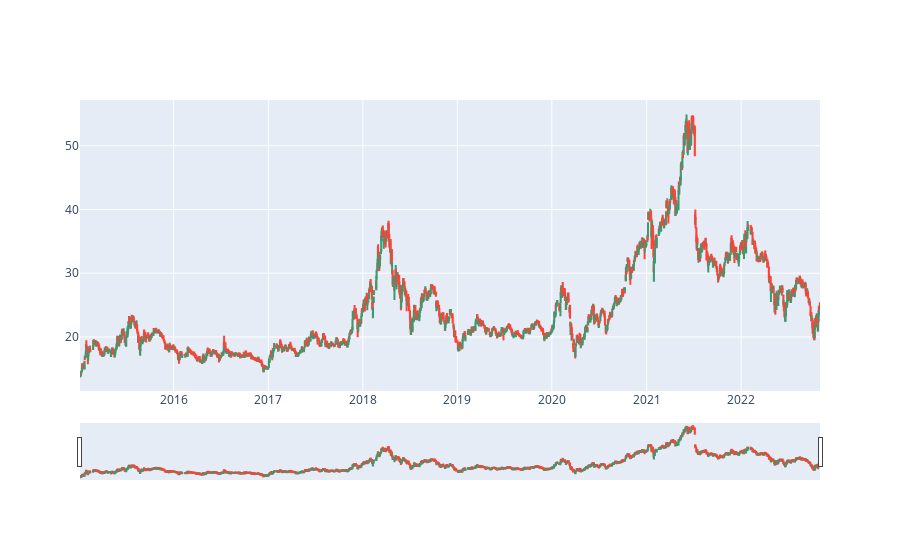

The notebook cell this image was saved under:
### Markdown cell above
# CTG

### Code cell
ctg = pd.read_csv('CTG.csv')
clean_data(ctg)
plot(ctg, "2015-01-01")

### Figure 1 — Plotly figure (JSON) as saved in the notebook; plotly's stock layout.template omitted (floating-point values rounded to 4 significant figures; data arrays with more than 128 entries replaced by an {"elided": "..."} marker saying what was removed)
{"data": [{"close": {"elided": "1955 float values"}, "high": {"elided": "1955 float values"}, "low": {"elided": "1955 float values"}, "open": {"elided": "1955 float values"}, "type": "candlestick", "x": {"elided": "1955 str values"}}], "layout": {}}
